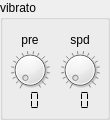
   <widget class="QGroupBox" name="vibratoBox">
    <property name="geometry">
     <rect>
      <x>390</x>
      <y>260</y>
      <width>110</width>
      <height>120</height>
     </rect>
    </property>
    <property name="title">
     <string>vibrato</string>
    </property>
    <widget class="QLabel" name="vibPreLabel">
     <property name="geometry">
      <rect>
       <x>10</x>
       <y>30</y>
       <width>40</width>
       <height>20</height>
      </rect>
     </property>
     <property name="text">
      <string>pre</string>
     </property>
     <property name="alignment">
      <set>Qt::AlignCenter</set>
     </property>
     <property name="wordWrap">
      <bool>false</bool>
     </property>
    </widget>
    <widget class="QDial" name="vibPreKnob">
     <property name="geometry">
      <rect>
       <x>10</x>
       <y>50</y>
       <width>40</width>
       <height>40</height>
      </rect>
     </property>
     <property name="maximum">
      <number>255</number>
     </property>
     <property name="pageStep">
      <number>16</number>
     </property>
     <property name="notchTarget">
      <double>15.000000000000000</double>
     </property>
     <property name="notchesVisible">
      <bool>true</bool>
     </property>
    </widget>
    <widget class="QLCDNumber" name="vibPreDisplay">
     <property name="geometry">
      <rect>
       <x>20</x>
       <y>90</y>
       <width>21</width>
       <height>21</height>
      </rect>
     </property>
     <property name="frameShape">
      <enum>QFrame::NoFrame</enum>
     </property>
     <property name="numDigits">
      <number>2</number>
     </property>
     <property name="mode">
      <enum>QLCDNumber::Hex</enum>
     </property>
     <property name="segmentStyle">
      <enum>QLCDNumber::Flat</enum>
     </property>
    </widget>
    <widget class="QLabel" name="vibSpdLabel">
     <property name="geometry">
      <rect>
       <x>60</x>
       <y>30</y>
       <width>40</width>
       <height>20</height>
      </rect>
     </property>
     <property name="text">
      <string>spd</string>
     </property>
     <property name="alignment">
      <set>Qt::AlignCenter</set>
     </property>
     <property name="wordWrap">
      <bool>false</bool>
     </property>
    </widget>
    <widget class="QDial" name="vibSpdKnob">
     <property name="geometry">
      <rect>
       <x>60</x>
       <y>50</y>
       <width>40</width>
       <height>40</height>
      </rect>
     </property>
     <property name="maximum">
      <number>255</number>
     </property>
     <property name="pageStep">
      <number>16</number>
     </property>
     <property name="notchTarget">
      <double>15.000000000000000</double>
     </property>
     <property name="notchesVisible">
      <bool>true</bool>
     </property>
    </widget>
    <widget class="QLCDNumber" name="vibSpdDisplay">
     <property name="geometry">
      <rect>
       <x>70</x>
       <y>90</y>
       <width>21</width>
       <height>21</height>
      </rect>
     </property>
     <property name="frameShape">
      <enum>QFrame::NoFrame</enum>
     </property>
     <property name="numDigits">
      <number>2</number>
     </property>
     <property name="mode">
      <enum>QLCDNumber::Hex</enum>
     </property>
     <property name="segmentStyle">
      <enum>QLCDNumber::Flat</enum>
     </property>
    </widget>
   </widget>
